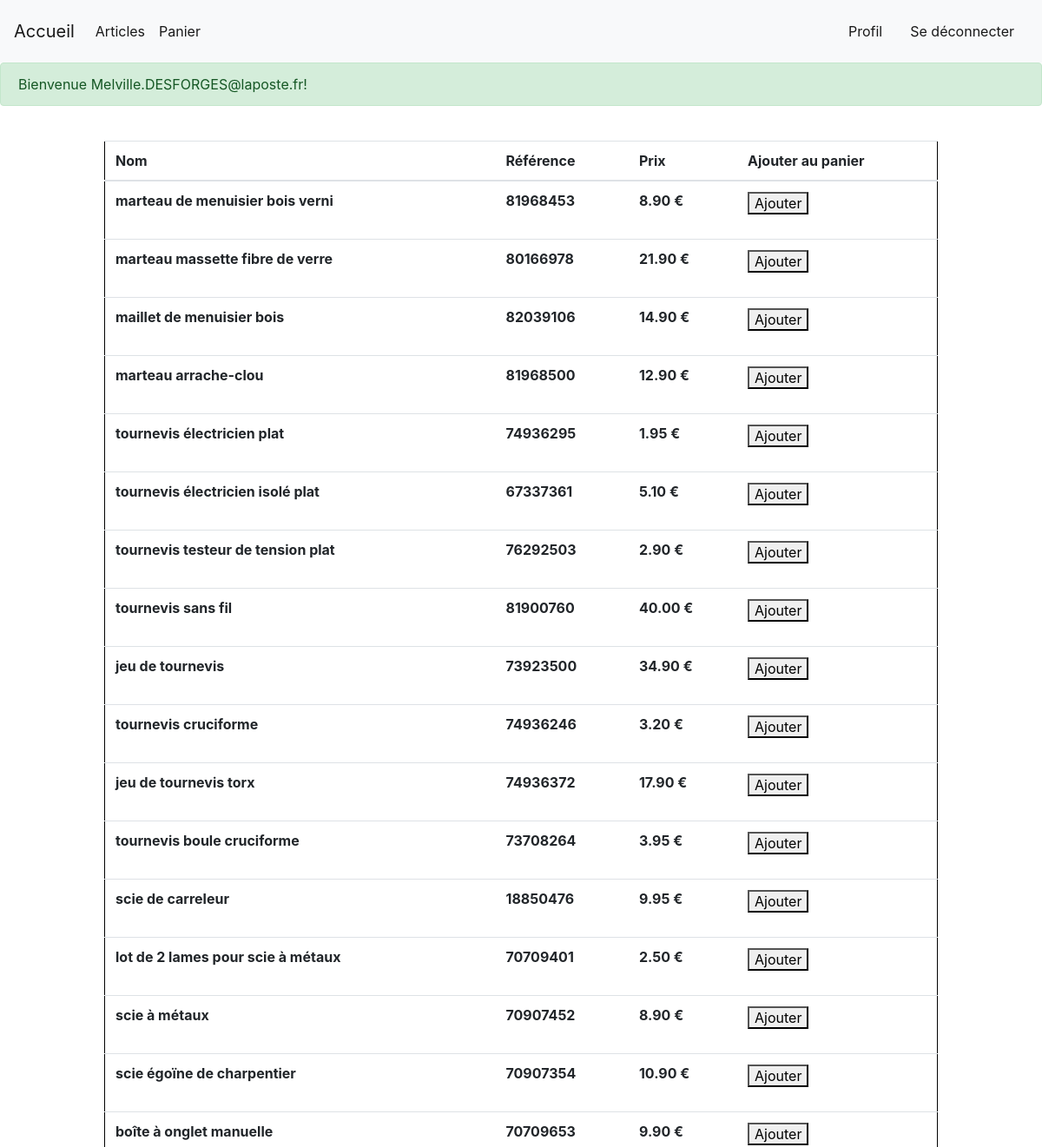
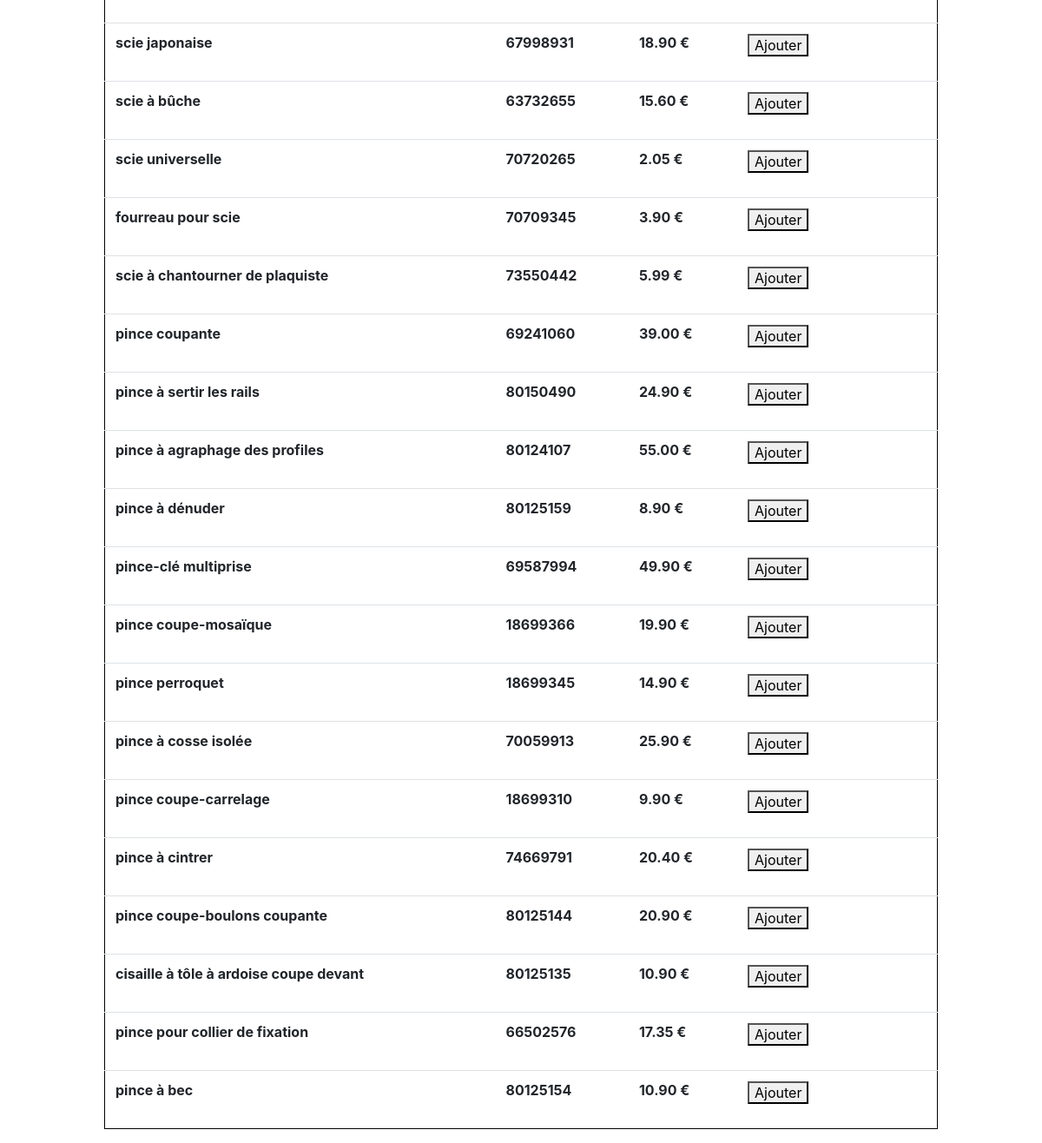
/php/articles.php (signed in), run on the app's committed database (2 pictures, top to bottom).
### tables this page shows
CREATE TABLE articles(
    id int UNSIGNED NOT NULL AUTO_INCREMENT,
    nom varchar(128),
    reference varchar(128),
    prix_ht decimal(10,2),
    taxe int,
    promotion int NULL,
    nouveaute boolean,
    Primary Key(id)
);

### php/articles.php (the view, shortened to what this page needs)
<?php require_once('header.php'); ?>
<body>
  <?php
  if (isset($_SESSION['conn'])){
	echo "<div class='alert alert-success' role='alert'>".$_SESSION['conn'] ."</div>";}
	?>
  <center>
	<br>
	<table class="table" id="articles">
	  <thead>
		<tr>
		  <th scope="col">Nom</th>
		  <th scope="col">Référence</th>
		  <th scope="col">Prix</th>
	<?php if (isset($_SESSION['id'])){
			echo "<th scope='col'>Ajouter au panier</th>";
		   } ?>
		</tr>
	  </thead>
	  <tbody>
		<?php
		$data = $conn->query("SELECT * FROM articles")->fetchAll();
		foreach ($data as $article) {
		  echo "<tr>";
		  echo "<th> $article[nom]</th>";
		  echo "<th> $article[reference]</th>";
		  echo "<th> $article[prix_ht] € </th>";
		  if (isset($_SESSION['id'])){
			echo "<th><form action='insertion_panier.php' class='panier' method='post'>
			<button name='valpanier' value='$article[id]'>Ajouter</button></form></th>";
		  }
		  echo "</tr>";
		}
		?>
	  </tbody>
	</table>
  </center>
</body>

### css/css.css (style rules this page uses)
#articles { width: 80% !important; }
.table { width: 60% !important; border: solid 1px black; padding-top: 1em; }
.panier { padding-right: 5px; }

### data on the page
articles: nom "marteau de menuisier bois verni", reference "81968453", prix_ht "8.90", $article[id] 1 (drawn)
articles: nom "marteau massette fibre de verre", reference "80166978", prix_ht "21.90", $article[id] 2 (drawn)
articles: nom "maillet de menuisier bois", reference "82039106", prix_ht "14.90", $article[id] 3 (drawn)
articles: nom "marteau arrache-clou", reference "81968500", prix_ht "12.90", $article[id] 4 (drawn)
articles: nom "tournevis électricien plat", reference "74936295", prix_ht "1.95", $article[id] 5 (drawn)
articles: nom "tournevis électricien isolé plat", reference "67337361", prix_ht "5.10", $article[id] 6 (drawn)
articles: nom "tournevis testeur de tension plat", reference "76292503", prix_ht "2.90", $article[id] 7 (drawn)
articles: nom "tournevis sans fil", reference "81900760", prix_ht "40.00", $article[id] 8 (drawn)
articles: nom "jeu de tournevis", reference "73923500", prix_ht "34.90", $article[id] 9 (drawn)
articles: nom "tournevis cruciforme", reference "74936246", prix_ht "3.20", $article[id] 10 (drawn)
articles: nom "jeu de tournevis torx", reference "74936372", prix_ht "17.90", $article[id] 11 (drawn)
articles: nom "tournevis boule cruciforme", reference "73708264", prix_ht "3.95", $article[id] 12 (drawn)
articles: nom "scie de carreleur", reference "18850476", prix_ht "9.95", $article[id] 13 (drawn)
articles: nom "lot de 2 lames pour scie à métaux", reference "70709401", prix_ht "2.50", $article[id] 14 (drawn)
articles: nom "scie à métaux", reference "70907452", prix_ht "8.90", $article[id] 15 (drawn)
articles: nom "scie égoïne de charpentier", reference "70907354", prix_ht "10.90", $article[id] 16 (drawn)
articles: nom "boîte à onglet manuelle", reference "70709653", prix_ht "9.90", $article[id] 17 (drawn)
articles: nom "scie japonaise", reference "67998931", prix_ht "18.90", $article[id] 18 (drawn)
articles: nom "scie à bûche", reference "63732655", prix_ht "15.60", $article[id] 19 (drawn)
articles: nom "scie universelle", reference "70720265", prix_ht "2.05", $article[id] 20 (drawn)
articles: nom "fourreau pour scie", reference "70709345", prix_ht "3.90", $article[id] 21 (drawn)
articles: nom "scie à chantourner de plaquiste", reference "73550442", prix_ht "5.99", $article[id] 22 (drawn)
articles: nom "pince coupante", reference "69241060", prix_ht "39.00", $article[id] 23 (drawn)
articles: nom "pince à sertir les rails", reference "80150490", prix_ht "24.90", $article[id] 24 (drawn)
articles: nom "pince à agraphage des profiles", reference "80124107", prix_ht "55.00", $article[id] 25 (drawn)
articles: nom "pince à dénuder", reference "80125159", prix_ht "8.90", $article[id] 26 (drawn)
articles: nom "pince-clé multiprise", reference "69587994", prix_ht "49.90", $article[id] 27 (drawn)
articles: nom "pince coupe-mosaïque", reference "18699366", prix_ht "19.90", $article[id] 28 (drawn)
articles: nom "pince perroquet", reference "18699345", prix_ht "14.90", $article[id] 29 (drawn)
articles: nom "pince à cosse isolée", reference "70059913", prix_ht "25.90", $article[id] 30 (drawn)
articles: nom "pince coupe-carrelage", reference "18699310", prix_ht "9.90", $article[id] 31 (drawn)
articles: nom "pince à cintrer", reference "74669791", prix_ht "20.40", $article[id] 32 (drawn)
articles: nom "pince coupe-boulons coupante", reference "80125144", prix_ht "20.90", $article[id] 33 (drawn)
articles: nom "cisaille à tôle à ardoise coupe devant", reference "80125135", prix_ht "10.90", $article[id] 34 (drawn)
articles: nom "pince pour collier de fixation", reference "66502576", prix_ht "17.35", $article[id] 35 (drawn)
articles: nom "pince à bec", reference "80125154", prix_ht "10.90", $article[id] 36 (drawn)

### other printed values
$_SESSION['conn'] "Bienvenue Melville.DESFORGES@laposte.fr!"
